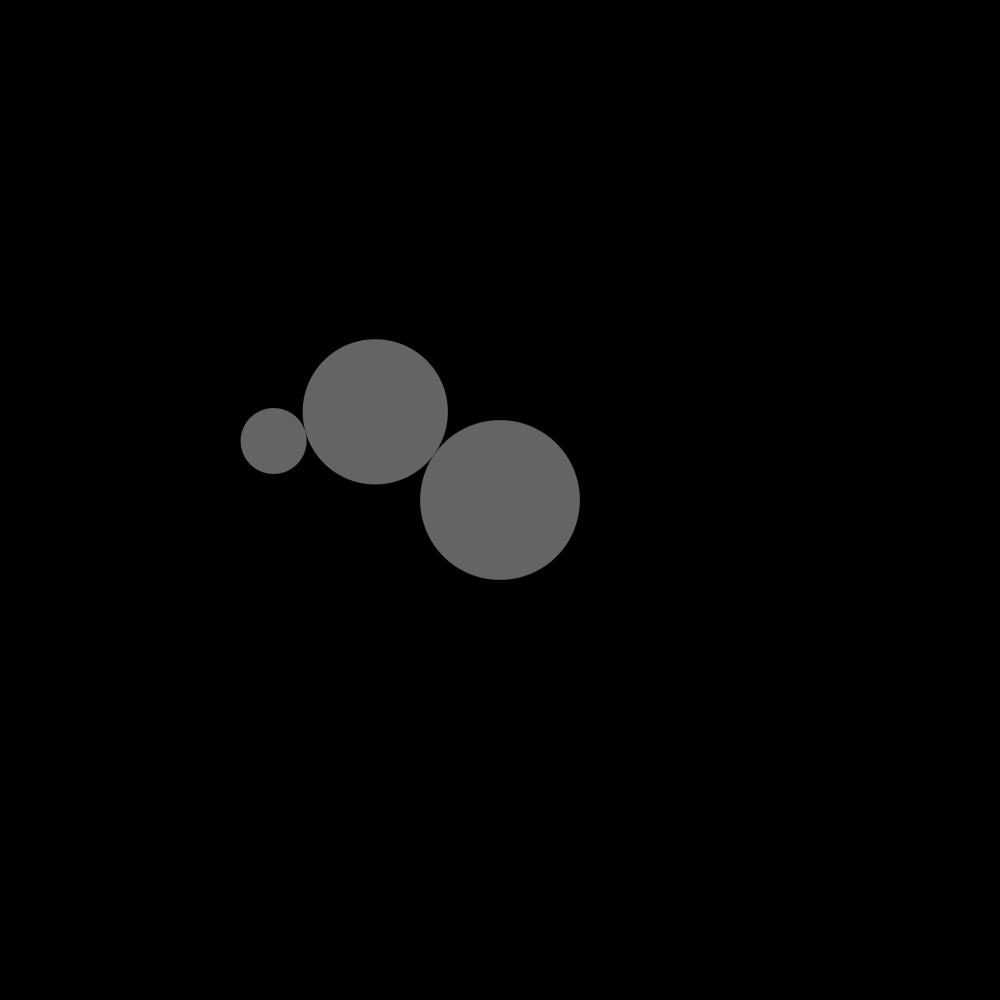
Frame 1 (no input)
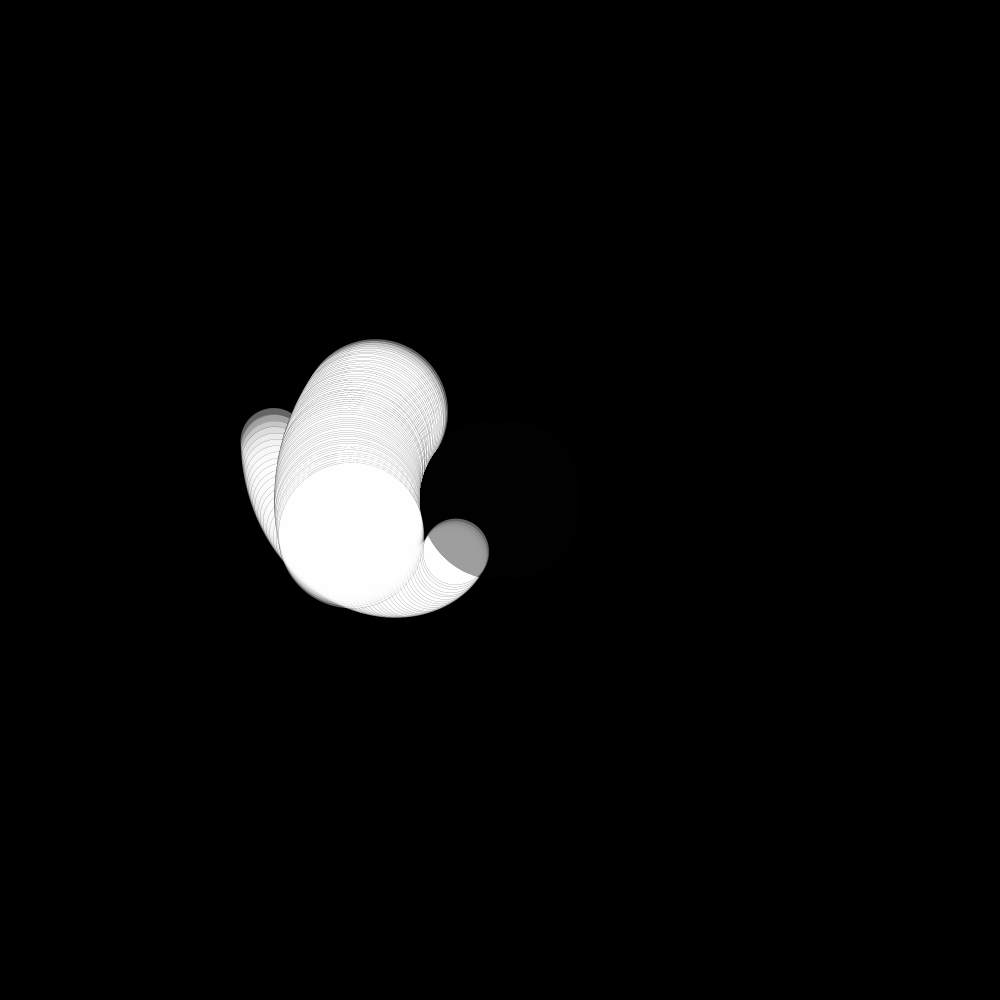
Frame 60 (the mouse pressed at the canvas centre just before this capture)
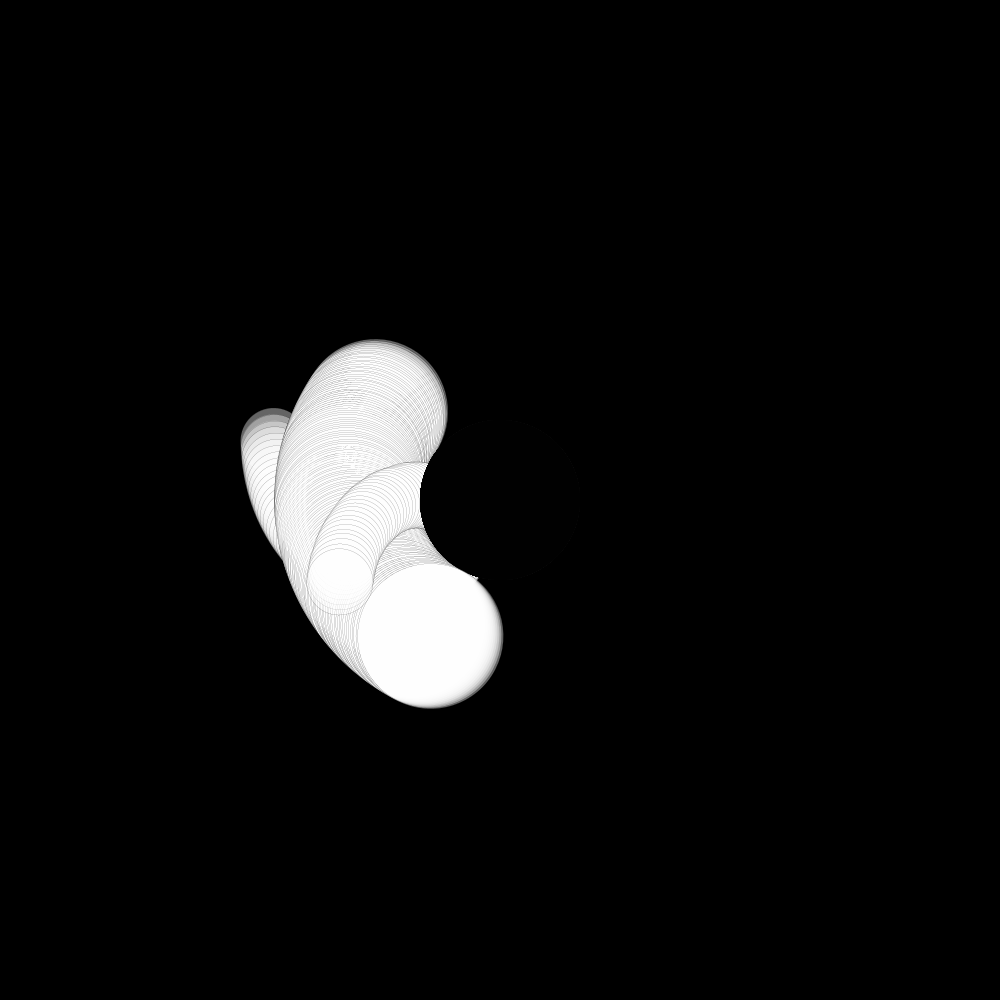
Frame 120 (the mouse held since frame 60 and released just before this capture)

The Processing sketch that drew these frames (run headless with seeded random() and noise(); from frame 60 on, the mouse is pressed at the canvas centre):

// Processing sketch: trailsColorless
// ── trailsColorless.pde
// data
int bgColor;
Body sun;

void setup() {
  size(1000, 1000);
  bgColor = 0;
  sun = new Body(80, 0, 0);
  sun.spawnChildren(1, 1);
  background(bgColor);
}

void draw() {
  translate(width/2, height/2);
  sun.display();
  sun.orbit();
  sun.colorChange();
}

// ── Body.pde
class Body {
  // using a distance from the parent body and an angle to describe the pos of each body
  float distance, angle; 
  float rad; // radius of the body
  Body[] bodies; // RECURSION!!! - children to this parent object
  float orbitSpeed;
  float t = 0;
  float randR, randG, randB;

  Body(float r, float d, float o) {
    rad = r;
    distance = d;
    angle = random(TWO_PI);
    orbitSpeed = o;
    randR = 255;
    randG = 255;
    randB = 255;
    randR = 255;//random(255);
    randG = 255;//random(255);
    randB = 255;//random(255);
  }
  
  void colorChange() {
    t = t + .01; // changing time by step .01
    float r = 0;//noise(t); // getting values of perlin noise for different points in time
    float g = 0;//noise(t+1);
    float b = 0;//noise(t+2);
    //r = map(r,0,1,100,255); // mapping outputs of noise fn from 0 to 1 to 0 to 255
    //g = map(g,0,1,100,255);
    //b = map(b,0,1,100,255);
    randR = r;
    randG = g;
    randB = b;
  }
  
  void spawnChildren(int total, int level) { // INITIALIZING RECURSIVE OBJECTS
    bodies = new Body[total];  
    for (int i = 0; i < bodies.length; i++) {
      float r = rad/(level*1.1); // shrink object radii in size based off of their level
      float d = rad + r; // random distance away from parent body b/w 100, 200
      float o = random(-0.03, 0.03)*level; // some orbit speed value between neg and pos .06
      bodies[i] = new Body(r, d, o); // shrink distance away from parent body by lvl
      // determines how many levels of bodies will be made, keep in mind a lvl is made above^
      if (level < 2) { 
        int num = 1;//int(random(4)); // how many moons each object will have
        bodies[i].spawnChildren(num, level+1); // recursive call for making children
      }
    }
  }
  
  void orbit() { // controlling orbit of each body, and its children
    angle += orbitSpeed;
    if (bodies != null) {
      for (int i = 0; i < bodies.length; i++) {
        bodies[i].orbit();
      }
    }
  }


  void display() {
    pushMatrix(); // pushes current orientation (for one planet) onto the matrix stack
    rotate(angle); // must rotate before translating otherwise the rotation is not 'used'
    // translates each body distance away from the last 
    translate(distance, 0);  // remember that translate is cumulative so we must push/pop
    stroke(0);
    strokeWeight(0);
    fill(randR, randG, randB, 100);
    ellipseMode(RADIUS);
    ellipse(0, 0, rad, rad);
    
    // VERY IMPORTANT: this stops recursive loop before no more children planets are available (null)
    if (bodies != null) {
      // RECURSION, for each body, display its bodies
      for (int i = 0; i < bodies.length; i++) {
        bodies[i].display();
      }
    }
    popMatrix(); // pops the current transformation matrix of the stack
  }
}
